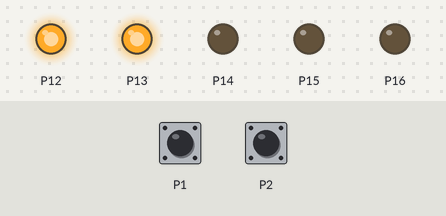
A program run on a simulated BBC micro:bit (MakeCode). Shown: output pins drawn as LEDs (lit = HIGH). Dashed ring = blinking. Inputs (shaded band) come from the test bench; at power-on: P1 LOW, P2 LOW.

Above: at 1.2 s.
1.3 s: P1 pulled HIGH for 0.15 s
At 2.6 s:
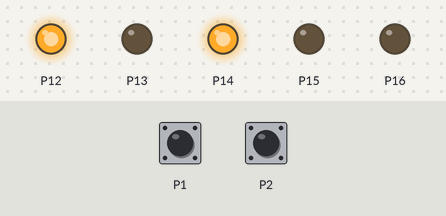
4.4 s: P2 pulled HIGH for 3.2 s
At 6.3 s:
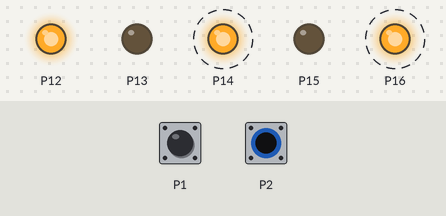
10.4 s: P2 pulled HIGH for 0.15 s
At 10.8 s:
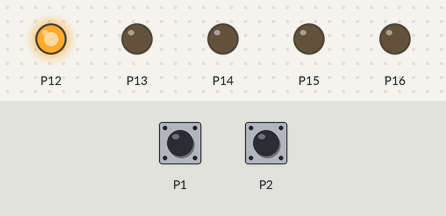
13.5 s: P2 pulled HIGH for 1 s
At 15.4 s:
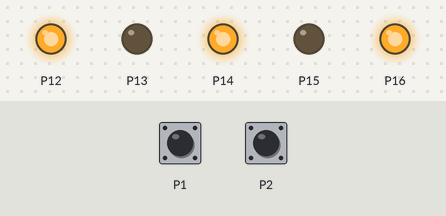
Timing chart, 0 to 17.5 s (numbered marks = the images above; inputs shaded):
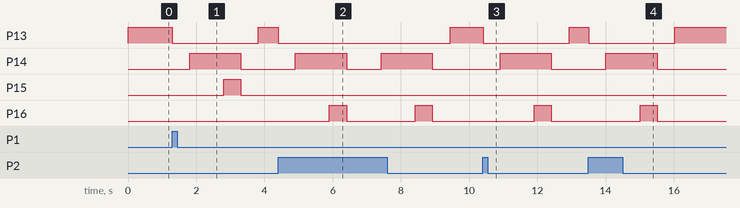

The program:

main.ts
```typescript
function 右をむく () {
    pins.analogWritePin(AnalogPin.P15, 0)
    pins.analogWritePin(AnalogPin.P16, 1023)
}
function 左をむく () {
    pins.analogWritePin(AnalogPin.P15, 1023)
    pins.analogWritePin(AnalogPin.P16, 0)
}
function 止まる () {
    pins.analogWritePin(AnalogPin.P13, 0)
    pins.analogWritePin(AnalogPin.P14, 0)
    pins.analogWritePin(AnalogPin.P15, 0)
    pins.analogWritePin(AnalogPin.P16, 0)
}
function 後ろにすすむ () {
    pins.analogWritePin(AnalogPin.P13, 0)
    pins.analogWritePin(AnalogPin.P14, 1023)
}
function 前にすすむ () {
    pins.analogWritePin(AnalogPin.P13, 1023)
    pins.analogWritePin(AnalogPin.P14, 0)
}
let 赤外線センサー左の値 = 0
let 赤外線センサー右の値 = 0
pins.digitalWritePin(DigitalPin.P12, 1)
basic.forever(function () {
    赤外線センサー右の値 = pins.digitalReadPin(DigitalPin.P1)
    赤外線センサー左の値 = pins.digitalReadPin(DigitalPin.P2)
    if (赤外線センサー右の値 == 1 || 赤外線センサー左の値 == 1) {
        止まる()
        basic.pause(500)
        後ろにすすむ()
        basic.pause(1000)
        if (赤外線センサー右の値 == 1) {
            左をむく()
        } else if (赤外線センサー左の値 == 1) {
            右をむく()
        }
        basic.pause(500)
        止まる()
        basic.pause(500)
    } else {
        前にすすむ()
    }
})
```

test.ts
```typescript
// テストはここに来ます。このパッケージが拡張機能として使用されるときにはコンパイルされません。
```

Measured:
- after the input at 1.3 s, P13: HIGH → LOW at once, → HIGH 2.5 s later; P14: LOW → HIGH after 0.50 s, → LOW 1.5 s later; P15: LOW → HIGH after 1.5 s, → LOW 0.50 s later
- after the input at 4.4 s, P13: HIGH → LOW at once, → HIGH 5.0 s later; P14: alternates HIGH for 1.5 s and LOW for 1.0 s, starting after 0.51 s; P16: alternates HIGH for 0.50 s and LOW for 2.0 s, starting after 1.5 s
- after the input at 10.4 s, P13: HIGH → LOW at once, → HIGH 2.5 s later; P14: LOW → HIGH after 0.51 s, → LOW 1.5 s later; P16: LOW → HIGH after 1.5 s, → LOW 0.50 s later
- after the input at 13.5 s, P13: HIGH → LOW at once, → HIGH 2.5 s later; P14: LOW → HIGH after 0.51 s, → LOW 1.5 s later; P16: LOW → HIGH after 1.5 s, → LOW 0.50 s later
